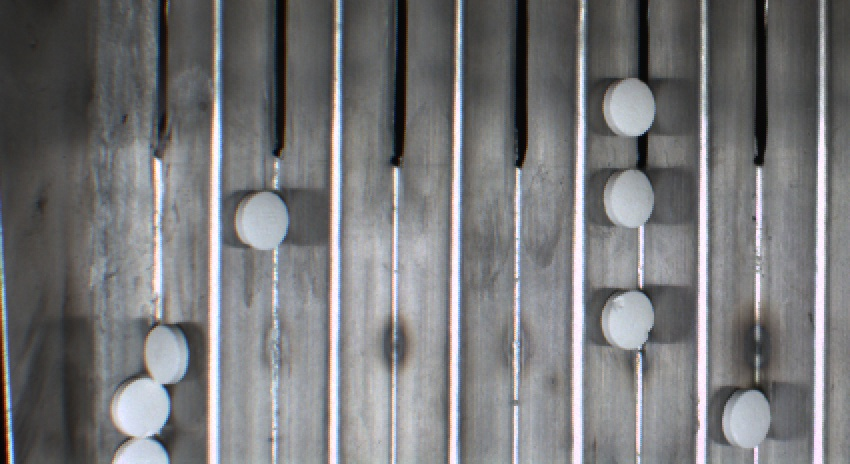
#> input picture data/white_pills/000001.jpg, 850 x 464 px, found by its file name; its folder holds 3 pictures in this run
$ python 1_bmp_to_jpg.py
#> lines starting #> are read from the running program, lines starting #| are printed output that depends on the picture
### wrape_white_pills.py
# -*- encoding=utf-8
import os
import cv2


def _get_write_from_path():
	cur_dir = os.path.dirname(__file__)
	wp_path = os.path.join(cur_dir, "data", "origin_data", "white_pills")
	assert os.path.exists(wp_path), "{} not exists".format(wp_path)
	return wp_path

def _get_write_to_path():
	cur_dir = os.path.dirname(__file__)
	wt_path = os.path.join(cur_dir, "data", "white_pills")
	assert os.path.exists(wt_path), "{} not exists".format(wt_path)
	return wt_path

def wrape_white_pills():
	write_to_path = _get_write_to_path()
	write_from_path = _get_write_from_path()
	# 先判断是否完成标注转化，即有无ouput.txt文件
	output = os.path.join(write_to_path, "output.txt")
	if os.path.exists(output):
		print("{}存在，请先完成相应标注转化！".format(output))
		return

	list_to_images = os.listdir(write_to_path)
	list_from_images = os.listdir(write_from_path)
	# 转化相应.bmp文件为.jpg
	print("此次从{}添加图像数量:{}".format(write_from_path, len(list_from_images)))
	for i in range(len(list_from_images)):
		# 读取源文件
		origin_image_ext = os.path.join(write_from_path, list_from_images[i])
		origin_image = cv2.imread(origin_image_ext)
#> origin_image is the input picture: shape (464, 850, 3); mean B, G, R 121, 119.2, 119.1
		# 写入目标文件
		target_image_ext = os.path.join(write_to_path, "{:06d}.jpg")
		target_image = origin_image[300:, 50:-50, 0:3]  # 此处可以修改
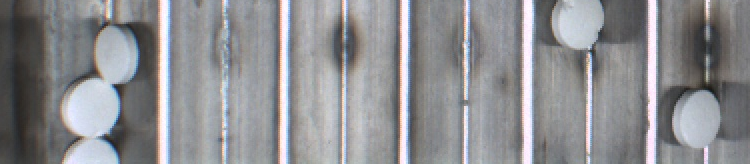
#> target_image: shape (164, 750, 3); mean B, G, R 144.4, 141.4, 141.1
		cv2.imwrite(target_image_ext.format(len(list_to_images) + i + 1), target_image)
		# 删除源文件
		os.remove(origin_image_ext)
#> pass 2 of the loop in wrape_white_pills, `for i in range(len(list_from_images)):`:
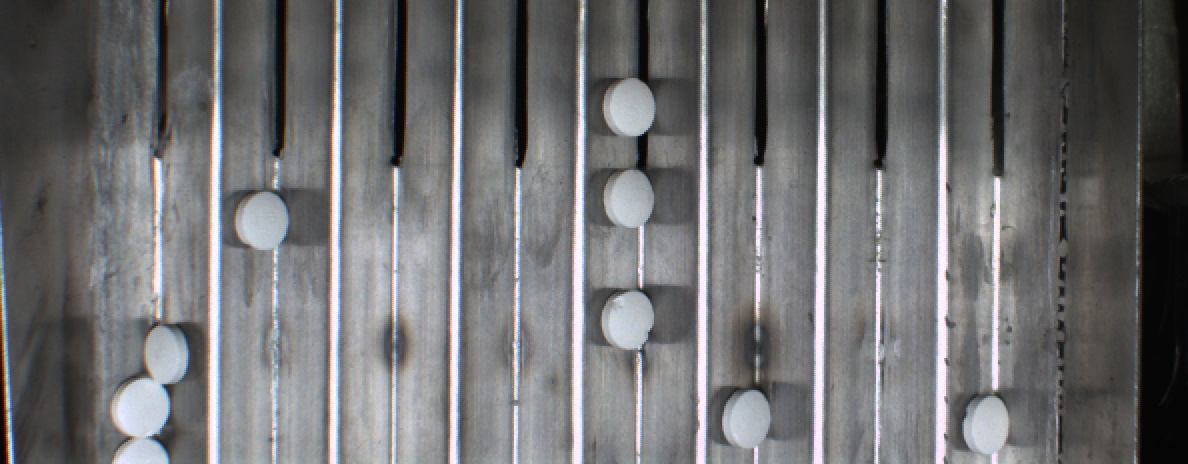
#> input picture data/white_pills/000002.jpg, 1188 x 464 px, found by its file name
#> in wrape_white_pills, origin_image is the input picture: shape (464, 1188, 3); mean B, G, R 111.8, 110.6, 110.6
#> in wrape_white_pills, `target_image = origin_image[300:, 50:-50, 0:3]`:
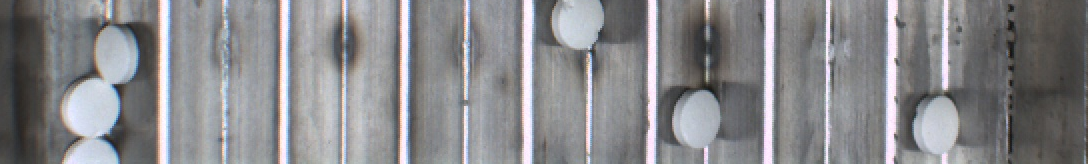
#> target_image: shape (164, 1088, 3); mean B, G, R 138.1, 135.4, 135.5
#> pass 3 of the loop in wrape_white_pills, `for i in range(len(list_from_images)):`:
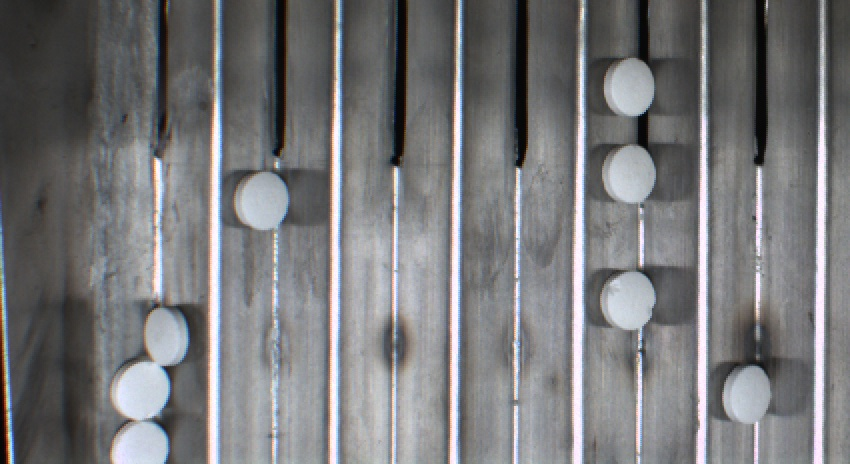
#> input picture data/white_pills/000003.jpg, 850 x 464 px, found by its file name
#> in wrape_white_pills, origin_image is the input picture: shape (464, 850, 3); mean B, G, R 121.3, 119.5, 119.3
#> in wrape_white_pills, `target_image = origin_image[300:, 50:-50, 0:3]`:
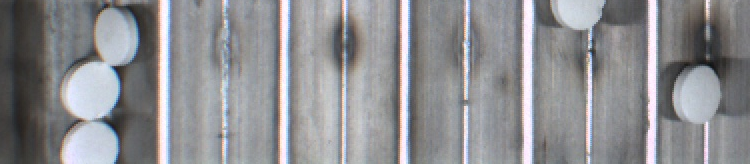
#> target_image: shape (164, 750, 3); mean B, G, R 145, 141.8, 141.5

	print("从{}转化完成！".format(write_from_path))

# [2 lines that do not run on import are left out]


### wrape_blue_pills.py
# -*- encoding=utf-8
import os
import cv2


# [5 lines left out: function _get_write_from_path, not called in this run]


def _get_write_to_path():
    cur_dir = os.path.dirname(__file__)
    wt_path = os.path.join(cur_dir, "data", "blue_pills")
#> (the run stopped early here; a loop or call above may not have finished)
